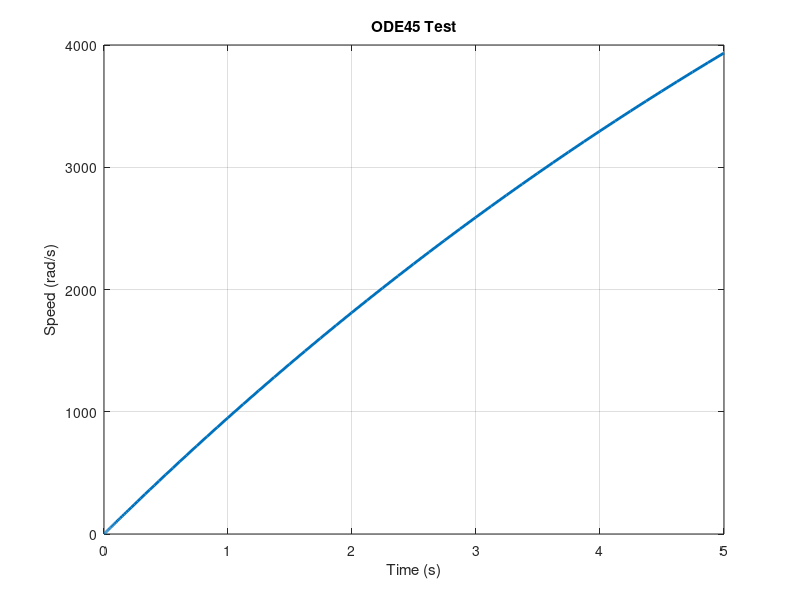

Reproduce this figure in MATLAB.
clc;
clear;
close all;

J = 0.2;
B = 0.02;
T_e = 300;
T_L = 100;

tspan = [0 5];
omega0 = 0;

f = @(t, w) (T_e - T_L - B*w)/J;

[t, w] = ode45(f, tspan, omega0);

plot(t, w, 'LineWidth', 2);
grid on;
xlabel('Time (s)');
ylabel('Speed (rad/s)');
title('ODE45 Test');
